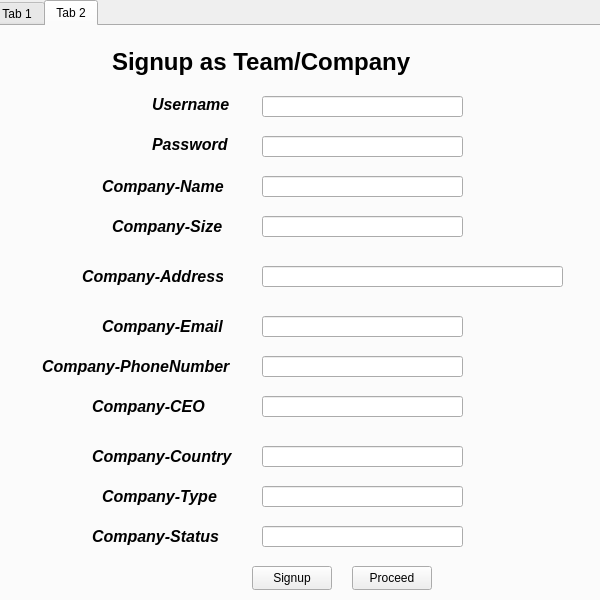
<?xml version="1.0" encoding="UTF-8"?>
<ui version="4.0">
 <class>SignupPage</class>
 <widget class="QDialog" name="SignupPage">
  <property name="geometry">
   <rect>
    <x>0</x>
    <y>0</y>
    <width>600</width>
    <height>600</height>
   </rect>
  </property>
  <property name="windowTitle">
   <string>Dialog</string>
  </property>
  <widget class="QTabWidget" name="tabWidget">
   <property name="geometry">
    <rect>
     <x>-10</x>
     <y>0</y>
     <width>611</width>
     <height>611</height>
    </rect>
   </property>
   <property name="currentIndex">
    <number>1</number>
   </property>
   <widget class="QWidget" name="tab">
    <attribute name="title">
     <string>Tab 1</string>
    </attribute>
    <widget class="QLabel" name="label">
     <property name="geometry">
      <rect>
       <x>170</x>
       <y>20</y>
       <width>251</width>
       <height>41</height>
      </rect>
     </property>
     <property name="font">
      <font>
       <family>Sitka Subheading</family>
       <pointsize>23</pointsize>
       <bold>true</bold>
      </font>
     </property>
     <property name="text">
      <string>Signup As Client</string>
     </property>
    </widget>
    <widget class="QLineEdit" name="lineEdit">
     <property name="geometry">
      <rect>
       <x>260</x>
       <y>70</y>
       <width>271</width>
       <height>21</height>
      </rect>
     </property>
    </widget>
    <widget class="QLineEdit" name="lineEdit_2">
     <property name="geometry">
      <rect>
       <x>260</x>
       <y>110</y>
       <width>271</width>
       <height>21</height>
      </rect>
     </property>
    </widget>
    <widget class="QLineEdit" name="lineEdit_3">
     <property name="geometry">
      <rect>
       <x>170</x>
       <y>160</y>
       <width>101</width>
       <height>21</height>
      </rect>
     </property>
    </widget>
    <widget class="QLineEdit" name="lineEdit_4">
     <property name="geometry">
      <rect>
       <x>420</x>
       <y>160</y>
       <width>111</width>
       <height>21</height>
      </rect>
     </property>
    </widget>
    <widget class="QLineEdit" name="lineEdit_5">
     <property name="geometry">
      <rect>
       <x>170</x>
       <y>200</y>
       <width>101</width>
       <height>21</height>
      </rect>
     </property>
    </widget>
    <widget class="QLineEdit" name="lineEdit_6">
     <property name="geometry">
      <rect>
       <x>420</x>
       <y>320</y>
       <width>121</width>
       <height>21</height>
      </rect>
     </property>
    </widget>
    <widget class="QLineEdit" name="lineEdit_7">
     <property name="geometry">
      <rect>
       <x>420</x>
       <y>200</y>
       <width>111</width>
       <height>21</height>
      </rect>
     </property>
    </widget>
    <widget class="QLineEdit" name="lineEdit_8">
     <property name="geometry">
      <rect>
       <x>420</x>
       <y>280</y>
       <width>121</width>
       <height>21</height>
      </rect>
     </property>
    </widget>
    <widget class="QLineEdit" name="lineEdit_9">
     <property name="geometry">
      <rect>
       <x>170</x>
       <y>240</y>
       <width>391</width>
       <height>21</height>
      </rect>
     </property>
    </widget>
    <widget class="QLineEdit" name="lineEdit_10">
     <property name="geometry">
      <rect>
       <x>180</x>
       <y>360</y>
       <width>101</width>
       <height>21</height>
      </rect>
     </property>
    </widget>
    <widget class="QLineEdit" name="lineEdit_11">
     <property name="geometry">
      <rect>
       <x>160</x>
       <y>320</y>
       <width>131</width>
       <height>21</height>
      </rect>
     </property>
    </widget>
    <widget class="QLineEdit" name="lineEdit_12">
     <property name="geometry">
      <rect>
       <x>160</x>
       <y>280</y>
       <width>131</width>
       <height>21</height>
      </rect>
     </property>
    </widget>
    <widget class="QLabel" name="label_4">
     <property name="geometry">
      <rect>
       <x>300</x>
       <y>160</y>
       <width>131</width>
       <height>21</height>
      </rect>
     </property>
     <property name="font">
      <font>
       <pointsize>12</pointsize>
       <bold>true</bold>
      </font>
     </property>
     <property name="text">
      <string>Secondname</string>
     </property>
    </widget>
    <widget class="QLabel" name="label_5">
     <property name="geometry">
      <rect>
       <x>70</x>
       <y>160</y>
       <width>91</width>
       <height>20</height>
      </rect>
     </property>
     <property name="font">
      <font>
       <pointsize>12</pointsize>
       <bold>true</bold>
      </font>
     </property>
     <property name="text">
      <string>Firstname</string>
     </property>
    </widget>
    <widget class="QLabel" name="label_6">
     <property name="geometry">
      <rect>
       <x>50</x>
       <y>200</y>
       <width>101</width>
       <height>20</height>
      </rect>
     </property>
     <property name="font">
      <font>
       <pointsize>12</pointsize>
       <bold>true</bold>
      </font>
     </property>
     <property name="text">
      <string>Email( Must)</string>
     </property>
    </widget>
    <widget class="QLabel" name="label_7">
     <property name="geometry">
      <rect>
       <x>60</x>
       <y>240</y>
       <width>91</width>
       <height>20</height>
      </rect>
     </property>
     <property name="font">
      <font>
       <pointsize>12</pointsize>
       <bold>true</bold>
      </font>
     </property>
     <property name="text">
      <string>Full Address</string>
     </property>
    </widget>
    <widget class="QLabel" name="label_8">
     <property name="geometry">
      <rect>
       <x>290</x>
       <y>200</y>
       <width>121</width>
       <height>21</height>
      </rect>
     </property>
     <property name="font">
      <font>
       <pointsize>12</pointsize>
       <bold>true</bold>
      </font>
     </property>
     <property name="text">
      <string>Phone Number</string>
     </property>
    </widget>
    <widget class="QLabel" name="label_9">
     <property name="geometry">
      <rect>
       <x>60</x>
       <y>280</y>
       <width>91</width>
       <height>20</height>
      </rect>
     </property>
     <property name="font">
      <font>
       <pointsize>12</pointsize>
       <bold>true</bold>
      </font>
     </property>
     <property name="text">
      <string>Country</string>
     </property>
    </widget>
    <widget class="QLabel" name="label_10">
     <property name="geometry">
      <rect>
       <x>330</x>
       <y>280</y>
       <width>91</width>
       <height>20</height>
      </rect>
     </property>
     <property name="font">
      <font>
       <pointsize>12</pointsize>
       <bold>true</bold>
      </font>
     </property>
     <property name="text">
      <string>Industry</string>
     </property>
    </widget>
    <widget class="QLabel" name="label_11">
     <property name="geometry">
      <rect>
       <x>60</x>
       <y>320</y>
       <width>91</width>
       <height>20</height>
      </rect>
     </property>
     <property name="font">
      <font>
       <pointsize>12</pointsize>
       <bold>true</bold>
      </font>
     </property>
     <property name="text">
      <string>Reference</string>
     </property>
    </widget>
    <widget class="QLabel" name="label_12">
     <property name="geometry">
      <rect>
       <x>290</x>
       <y>320</y>
       <width>131</width>
       <height>20</height>
      </rect>
     </property>
     <property name="font">
      <font>
       <pointsize>12</pointsize>
       <bold>true</bold>
      </font>
     </property>
     <property name="text">
      <string>Total Invesment</string>
     </property>
    </widget>
    <widget class="QLineEdit" name="lineEdit_13">
     <property name="geometry">
      <rect>
       <x>430</x>
       <y>360</y>
       <width>101</width>
       <height>21</height>
      </rect>
     </property>
    </widget>
    <widget class="QLineEdit" name="lineEdit_14">
     <property name="geometry">
      <rect>
       <x>70</x>
       <y>450</y>
       <width>491</width>
       <height>61</height>
      </rect>
     </property>
    </widget>
    <widget class="QLabel" name="label_13">
     <property name="geometry">
      <rect>
       <x>60</x>
       <y>360</y>
       <width>91</width>
       <height>20</height>
      </rect>
     </property>
     <property name="font">
      <font>
       <pointsize>12</pointsize>
       <bold>true</bold>
      </font>
     </property>
     <property name="text">
      <string>Start-Date</string>
     </property>
    </widget>
    <widget class="QLabel" name="label_14">
     <property name="geometry">
      <rect>
       <x>340</x>
       <y>360</y>
       <width>91</width>
       <height>20</height>
      </rect>
     </property>
     <property name="font">
      <font>
       <pointsize>12</pointsize>
       <bold>true</bold>
      </font>
     </property>
     <property name="text">
      <string>End-Date</string>
     </property>
    </widget>
    <widget class="QLabel" name="label_15">
     <property name="geometry">
      <rect>
       <x>270</x>
       <y>410</y>
       <width>91</width>
       <height>20</height>
      </rect>
     </property>
     <property name="font">
      <font>
       <pointsize>12</pointsize>
       <bold>true</bold>
      </font>
     </property>
     <property name="text">
      <string>Notes</string>
     </property>
    </widget>
    <widget class="QPushButton" name="pushButton">
     <property name="geometry">
      <rect>
       <x>240</x>
       <y>540</y>
       <width>80</width>
       <height>24</height>
      </rect>
     </property>
     <property name="text">
      <string>Signup</string>
     </property>
    </widget>
    <widget class="QLabel" name="label_26">
     <property name="geometry">
      <rect>
       <x>150</x>
       <y>70</y>
       <width>91</width>
       <height>20</height>
      </rect>
     </property>
     <property name="font">
      <font>
       <pointsize>12</pointsize>
       <bold>true</bold>
      </font>
     </property>
     <property name="text">
      <string>Username</string>
     </property>
    </widget>
    <widget class="QLabel" name="label_27">
     <property name="geometry">
      <rect>
       <x>150</x>
       <y>110</y>
       <width>91</width>
       <height>20</height>
      </rect>
     </property>
     <property name="font">
      <font>
       <pointsize>12</pointsize>
       <bold>true</bold>
      </font>
     </property>
     <property name="text">
      <string>Password</string>
     </property>
    </widget>
    <widget class="QPushButton" name="pushButton_3">
     <property name="geometry">
      <rect>
       <x>360</x>
       <y>540</y>
       <width>80</width>
       <height>24</height>
      </rect>
     </property>
     <property name="text">
      <string>Proceed</string>
     </property>
    </widget>
   </widget>
   <widget class="QWidget" name="tab_2">
    <attribute name="title">
     <string>Tab 2</string>
    </attribute>
    <widget class="QLabel" name="label_16">
     <property name="geometry">
      <rect>
       <x>120</x>
       <y>10</y>
       <width>391</width>
       <height>51</height>
      </rect>
     </property>
     <property name="font">
      <font>
       <pointsize>18</pointsize>
       <bold>true</bold>
      </font>
     </property>
     <property name="text">
      <string>Signup as Team/Company</string>
     </property>
    </widget>
    <widget class="QLineEdit" name="lineEdit_15">
     <property name="geometry">
      <rect>
       <x>270</x>
       <y>70</y>
       <width>201</width>
       <height>21</height>
      </rect>
     </property>
    </widget>
    <widget class="QLineEdit" name="lineEdit_16">
     <property name="geometry">
      <rect>
       <x>270</x>
       <y>110</y>
       <width>201</width>
       <height>21</height>
      </rect>
     </property>
    </widget>
    <widget class="QLabel" name="label_2">
     <property name="geometry">
      <rect>
       <x>160</x>
       <y>70</y>
       <width>81</width>
       <height>16</height>
      </rect>
     </property>
     <property name="font">
      <font>
       <pointsize>12</pointsize>
       <italic>true</italic>
       <bold>true</bold>
      </font>
     </property>
     <property name="text">
      <string>Username</string>
     </property>
    </widget>
    <widget class="QLabel" name="label_3">
     <property name="geometry">
      <rect>
       <x>160</x>
       <y>110</y>
       <width>81</width>
       <height>16</height>
      </rect>
     </property>
     <property name="font">
      <font>
       <pointsize>12</pointsize>
       <italic>true</italic>
       <bold>true</bold>
      </font>
     </property>
     <property name="text">
      <string>Password</string>
     </property>
    </widget>
    <widget class="QLineEdit" name="lineEdit_17">
     <property name="geometry">
      <rect>
       <x>270</x>
       <y>150</y>
       <width>201</width>
       <height>21</height>
      </rect>
     </property>
    </widget>
    <widget class="QLineEdit" name="lineEdit_18">
     <property name="geometry">
      <rect>
       <x>270</x>
       <y>190</y>
       <width>201</width>
       <height>21</height>
      </rect>
     </property>
    </widget>
    <widget class="QLineEdit" name="lineEdit_19">
     <property name="geometry">
      <rect>
       <x>270</x>
       <y>240</y>
       <width>301</width>
       <height>21</height>
      </rect>
     </property>
    </widget>
    <widget class="QLineEdit" name="lineEdit_20">
     <property name="geometry">
      <rect>
       <x>270</x>
       <y>290</y>
       <width>201</width>
       <height>21</height>
      </rect>
     </property>
    </widget>
    <widget class="QLineEdit" name="lineEdit_21">
     <property name="geometry">
      <rect>
       <x>270</x>
       <y>420</y>
       <width>201</width>
       <height>21</height>
      </rect>
     </property>
    </widget>
    <widget class="QLineEdit" name="lineEdit_22">
     <property name="geometry">
      <rect>
       <x>270</x>
       <y>370</y>
       <width>201</width>
       <height>21</height>
      </rect>
     </property>
    </widget>
    <widget class="QLineEdit" name="lineEdit_23">
     <property name="geometry">
      <rect>
       <x>270</x>
       <y>330</y>
       <width>201</width>
       <height>21</height>
      </rect>
     </property>
    </widget>
    <widget class="QLineEdit" name="lineEdit_24">
     <property name="geometry">
      <rect>
       <x>270</x>
       <y>460</y>
       <width>201</width>
       <height>21</height>
      </rect>
     </property>
    </widget>
    <widget class="QLineEdit" name="lineEdit_25">
     <property name="geometry">
      <rect>
       <x>270</x>
       <y>500</y>
       <width>201</width>
       <height>21</height>
      </rect>
     </property>
    </widget>
    <widget class="QLabel" name="label_17">
     <property name="geometry">
      <rect>
       <x>110</x>
       <y>150</y>
       <width>131</width>
       <height>20</height>
      </rect>
     </property>
     <property name="font">
      <font>
       <pointsize>12</pointsize>
       <italic>true</italic>
       <bold>true</bold>
      </font>
     </property>
     <property name="text">
      <string>Company-Name</string>
     </property>
    </widget>
    <widget class="QLabel" name="label_18">
     <property name="geometry">
      <rect>
       <x>120</x>
       <y>190</y>
       <width>131</width>
       <height>20</height>
      </rect>
     </property>
     <property name="font">
      <font>
       <pointsize>12</pointsize>
       <italic>true</italic>
       <bold>true</bold>
      </font>
     </property>
     <property name="text">
      <string>Company-Size</string>
     </property>
    </widget>
    <widget class="QLabel" name="label_19">
     <property name="geometry">
      <rect>
       <x>90</x>
       <y>240</y>
       <width>141</width>
       <height>21</height>
      </rect>
     </property>
     <property name="font">
      <font>
       <pointsize>12</pointsize>
       <italic>true</italic>
       <bold>true</bold>
      </font>
     </property>
     <property name="text">
      <string>Company-Address</string>
     </property>
    </widget>
    <widget class="QLabel" name="label_20">
     <property name="geometry">
      <rect>
       <x>110</x>
       <y>290</y>
       <width>131</width>
       <height>20</height>
      </rect>
     </property>
     <property name="font">
      <font>
       <pointsize>12</pointsize>
       <italic>true</italic>
       <bold>true</bold>
      </font>
     </property>
     <property name="text">
      <string>Company-Email</string>
     </property>
    </widget>
    <widget class="QLabel" name="label_21">
     <property name="geometry">
      <rect>
       <x>50</x>
       <y>330</y>
       <width>191</width>
       <height>20</height>
      </rect>
     </property>
     <property name="font">
      <font>
       <pointsize>12</pointsize>
       <italic>true</italic>
       <bold>true</bold>
      </font>
     </property>
     <property name="text">
      <string>Company-PhoneNumber</string>
     </property>
    </widget>
    <widget class="QLabel" name="label_22">
     <property name="geometry">
      <rect>
       <x>100</x>
       <y>370</y>
       <width>151</width>
       <height>20</height>
      </rect>
     </property>
     <property name="font">
      <font>
       <pointsize>12</pointsize>
       <italic>true</italic>
       <bold>true</bold>
      </font>
     </property>
     <property name="text">
      <string>Company-CEO</string>
     </property>
    </widget>
    <widget class="QLabel" name="label_23">
     <property name="geometry">
      <rect>
       <x>100</x>
       <y>420</y>
       <width>141</width>
       <height>20</height>
      </rect>
     </property>
     <property name="font">
      <font>
       <pointsize>12</pointsize>
       <italic>true</italic>
       <bold>true</bold>
      </font>
     </property>
     <property name="text">
      <string>Company-Country</string>
     </property>
    </widget>
    <widget class="QLabel" name="label_24">
     <property name="geometry">
      <rect>
       <x>110</x>
       <y>460</y>
       <width>121</width>
       <height>20</height>
      </rect>
     </property>
     <property name="font">
      <font>
       <pointsize>12</pointsize>
       <italic>true</italic>
       <bold>true</bold>
      </font>
     </property>
     <property name="text">
      <string>Company-Type</string>
     </property>
    </widget>
    <widget class="QLabel" name="label_25">
     <property name="geometry">
      <rect>
       <x>100</x>
       <y>500</y>
       <width>141</width>
       <height>20</height>
      </rect>
     </property>
     <property name="font">
      <font>
       <pointsize>12</pointsize>
       <italic>true</italic>
       <bold>true</bold>
      </font>
     </property>
     <property name="text">
      <string>Company-Status</string>
     </property>
    </widget>
    <widget class="QPushButton" name="pushButton_2">
     <property name="geometry">
      <rect>
       <x>260</x>
       <y>540</y>
       <width>80</width>
       <height>24</height>
      </rect>
     </property>
     <property name="text">
      <string>Signup</string>
     </property>
    </widget>
    <widget class="QPushButton" name="pushButton_4">
     <property name="geometry">
      <rect>
       <x>360</x>
       <y>540</y>
       <width>80</width>
       <height>24</height>
      </rect>
     </property>
     <property name="text">
      <string>Proceed</string>
     </property>
    </widget>
   </widget>
  </widget>
 </widget>
 <resources/>
 <connections/>
</ui>
